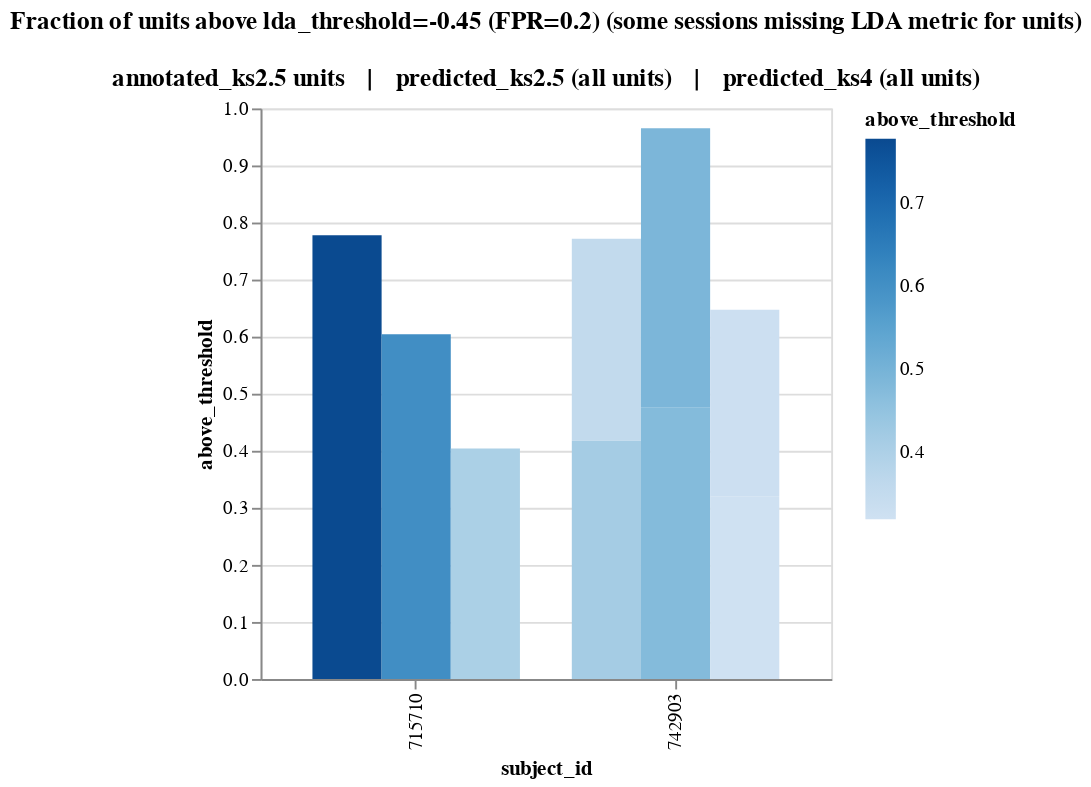

Here is the notebook cell this chart was saved with:
### Code cell
def fpr_to_lda_threshold(fpr_threshold: float) -> float:
    return (
        get_roc_curve_df(metric='lda')
        .select(
            pl.col('value').sort_by((pl.col('fpr') - fpr_threshold).abs())
        )
        .get_column('value')
        .first()
    )
    
def get_above_lda_threshold_df(df: pl.DataFrame, lda_threshold: float, drop_empty: bool = True) -> pl.DataFrame:
    return (
        df
        .with_columns(
            session_id=pl.col('unit_id').str.split('_').list.slice(0, 2).list.join('_'),
            subject_id=pl.col('unit_id').str.split('_').list.get(0),
        )
        .group_by('session_id')
        .agg(
            pl.col('subject_id').first(),
            above_threshold=pl.col('lda').ge(lda_threshold).sum().truediv(pl.col('lda').count()),
            n_units_with_lda_score=pl.col('lda').count(),
        )
        .filter(
            (pl.col('n_units_with_lda_score') > 0) if drop_empty else pl.lit(True)
        )
        .with_columns(
            subject_total_above_threshold=pl.col('above_threshold').sum().over('subject_id'),
        )
    )
    
def get_sessions_above_threshold_chart(df: pl.DataFrame, fpr_threshold: float) -> alt.Chart:
    lda_threshold = fpr_to_lda_threshold(fpr_threshold)
    return (
        alt.Chart(df.pipe(get_above_lda_threshold_df, lda_threshold=lda_threshold)).mark_bar().encode(
            color=alt.Color('above_threshold:Q'),#.scale(domain=[0, 1]),
            x=alt.X('subject_id:N', sort='x'),
            y=alt.Y('above_threshold:Q'),
            tooltip=['session_id', 'above_threshold'],
        ).properties(
            title=[f'Fraction of units above {lda_threshold=:.2f} (FPR={fpr_threshold})', '(some sessions missing LDA metric for all units)'],
            width=1600,
            height=200,
        )
        .interactive()
    )
    
def get_combined_above_threshold_chart(fpr_threshold: float, with_ks4_only: bool = False) -> alt.Chart:
    lda_threshold = fpr_to_lda_threshold(fpr_threshold)
    source = pl.concat(
        [
            # annotated ks2.5 units -------------------------------------------- #
            get_df(ks4_filter=False)
            .drop_nulls('drift_rating')
            .join(lda_all_df, on='unit_id', how='left')
            .pipe(get_above_lda_threshold_df, lda_threshold=lda_threshold)
            .with_columns(
                units_group=pl.lit('annotated_ks2.5'),
            ),
            # all ks2.5 units -------------------------------------------------- #
            lda_all_df
            .pipe(get_above_lda_threshold_df, lda_threshold=lda_threshold)
            .with_columns(
                units_group=pl.lit('predicted_ks2.5'),
            ),
            # all ks4 units ---------------------------------------------------- #
            lda_all_ks4_df
            .pipe(get_above_lda_threshold_df, lda_threshold=lda_threshold)
            .with_columns(
                units_group=pl.lit('predicted_ks4'),
            ),
        ]
    )
    if with_ks4_only:
        source = source.filter(pl.col('session_id').is_in(pl.col('session_id').filter(pl.col('units_group') == 'predicted_ks4')))
        
    order = ['annotated_ks2.5', 'predicted_ks2.5', 'predicted_ks4']
    assert all(name in source['units_group'].unique() for name in order)
    return (
        alt.Chart(source).mark_bar().encode(
            color=alt.Color('above_threshold:Q'),#.scale(domain=[0, 1]),
            x=alt.X('subject_id:N', sort='x'),
            y=alt.Y('above_threshold:Q'),
            order=alt.Order('session_id:N'),
            xOffset=alt.XOffset('units_group:N', sort=order),
            tooltip=['units_group', 'session_id', 'n_units_with_lda_score', 'above_threshold'],
        ).properties(
            title=[f'Fraction of units above {lda_threshold=:.2f} (FPR={fpr_threshold}) (some sessions missing LDA metric for units)', '', '{} units    |    {} (all units)    |    {} (all units)'.format(*order)],
            width=1800 if not with_ks4_only else 300,
            height=300,
        )
        .interactive()
    )

fpr_threshold = 0.2
get_combined_above_threshold_chart(
    fpr_threshold=fpr_threshold,
    with_ks4_only=True,
)

### Figure 1 — Vega-Lite specification as saved in the notebook (floating-point values rounded to 4 significant figures)
{"config": {"view": {"continuousWidth": 300, "continuousHeight": 300}}, "data": {"name": "data-ce99cc204f6bcff3b69e88386b01fa66"}, "mark": {"type": "bar"}, "encoding": {"color": {"field": "above_threshold", "type": "quantitative"}, "order": {"field": "session_id", "type": "nominal"}, "tooltip": [{"field": "units_group", "type": "nominal"}, {"field": "session_id", "type": "nominal"}, {"field": "n_units_with_lda_score", "type": "quantitative"}, {"field": "above_threshold", "type": "quantitative"}], "x": {"field": "subject_id", "sort": "x", "type": "nominal"}, "xOffset": {"field": "units_group", "sort": ["annotated_ks2.5", "predicted_ks2.5", "predicted_ks4"], "type": "nominal"}, "y": {"field": "above_threshold", "type": "quantitative"}}, "height": 300, "params": [{"name": "param_11", "select": {"type": "interval", "encodings": ["x", "y"]}, "bind": "scales"}], "title": ["Fraction of units above lda_threshold=-0.45 (FPR=0.2) (some sessions missing LDA metric for units)", "", "annotated_ks2.5 units    |    predicted_ks2.5 (all units)    |    predicted_ks4 (all units)"], "width": 300, "$schema": "https://vega.github.io/schema/vega-lite/v5.20.1.json", "datasets": {"data-ce99cc204f6bcff3b69e88386b01fa66": [{"session_id": "742903_2024-10-22", "subject_id": "742903", "above_threshold": 0.3542, "n_units_with_lda_score": 3360, "subject_total_above_threshold": 1.922, "units_group": "annotated_ks2.5"}, {"session_id": "742903_2024-10-21", "subject_id": "742903", "above_threshold": 0.4174, "n_units_with_lda_score": 115, "subject_total_above_threshold": 1.922, "units_group": "annotated_ks2.5"}, {"session_id": "715710_2024-07-17", "subject_id": "715710", "above_threshold": 0.7778, "n_units_with_lda_score": 27, "subject_total_above_threshold": 2.385, "units_group": "annotated_ks2.5"}, {"session_id": "742903_2024-10-21", "subject_id": "742903", "above_threshold": 0.4754, "n_units_with_lda_score": 1584, "subject_total_above_threshold": 2.217, "units_group": "predicted_ks2.5"}, {"session_id": "742903_2024-10-22", "subject_id": "742903", "above_threshold": 0.4897, "n_units_with_lda_score": 4252, "subject_total_above_threshold": 2.217, "units_group": "predicted_ks2.5"}, {"session_id": "715710_2024-07-17", "subject_id": "715710", "above_threshold": 0.6041, "n_units_with_lda_score": 1172, "subject_total_above_threshold": 2.533, "units_group": "predicted_ks2.5"}, {"session_id": "742903_2024-10-21", "subject_id": "742903", "above_threshold": 0.3194, "n_units_with_lda_score": 2110, "subject_total_above_threshold": 0.6472, "units_group": "predicted_ks4"}, {"session_id": "715710_2024-07-17", "subject_id": "715710", "above_threshold": 0.4041, "n_units_with_lda_score": 2378, "subject_total_above_threshold": 0.4041, "units_group": "predicted_ks4"}, {"session_id": "742903_2024-10-22", "subject_id": "742903", "above_threshold": 0.3278, "n_units_with_lda_score": 4018, "subject_total_above_threshold": 0.6472, "units_group": "predicted_ks4"}]}}
